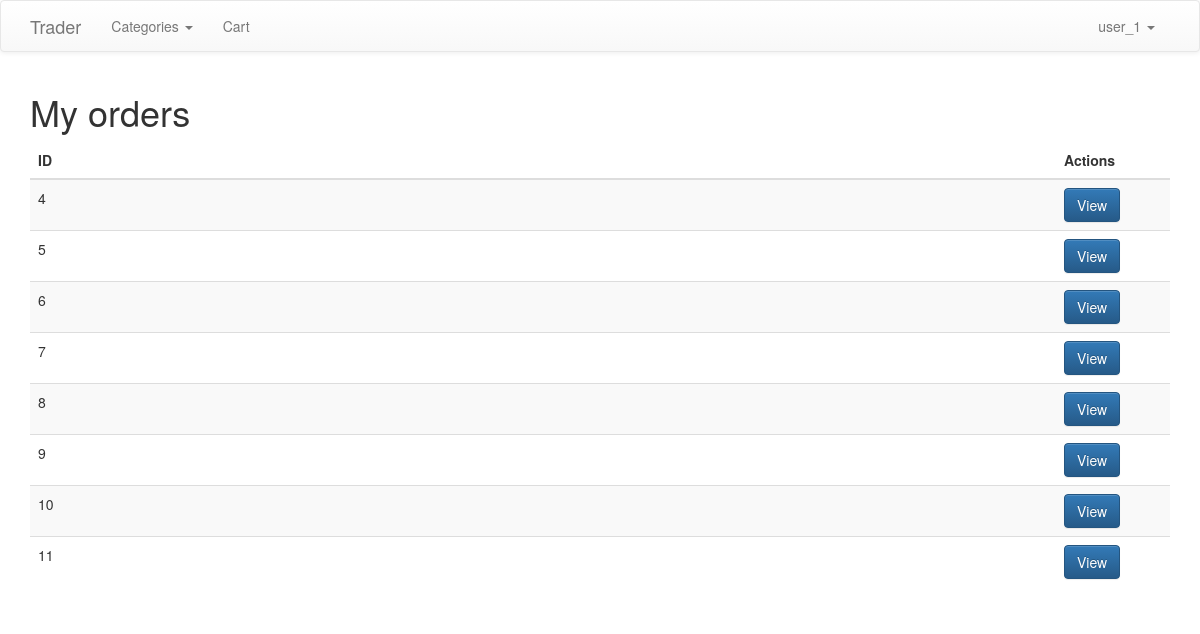
Page /my_orders.php (signed in) on the earlier database version.
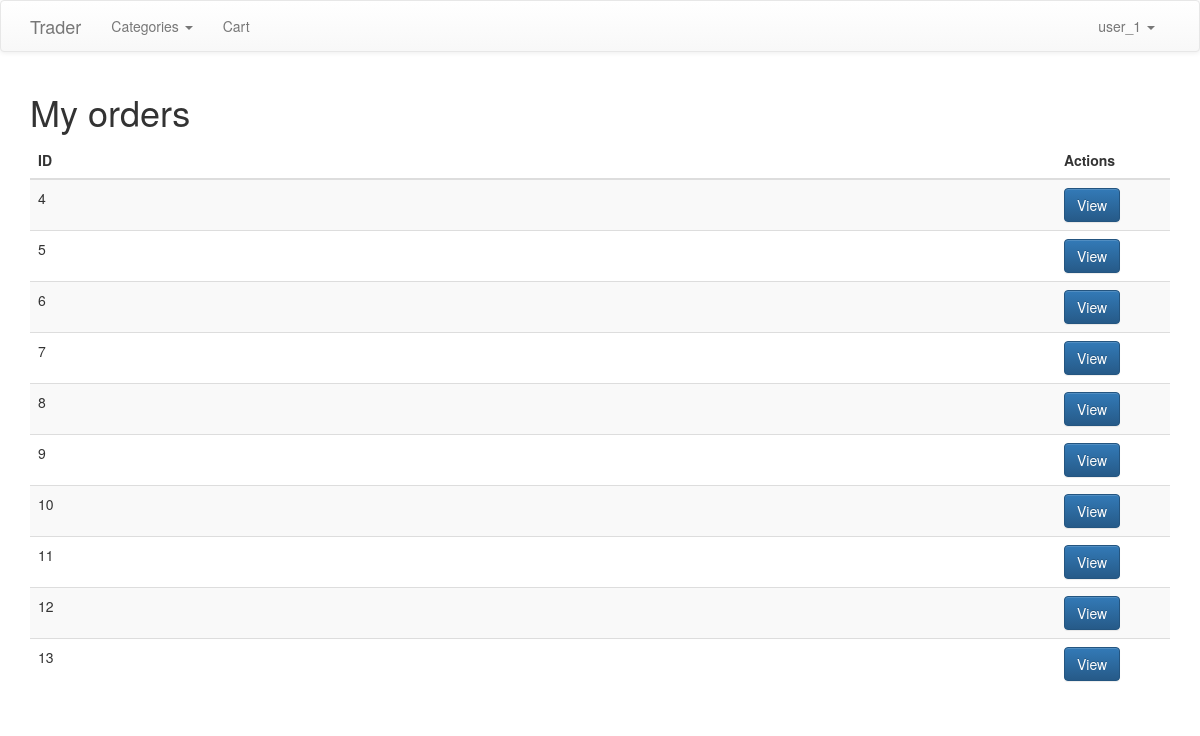
Same page on the later database version.
### tables this page shows
CREATE TABLE IF NOT EXISTS `orders` (
  `order_id` int(11) NOT NULL AUTO_INCREMENT,
  `user_id` int(11) NOT NULL,
  `fname` varchar(255) NOT NULL,
  `lname` varchar(255) NOT NULL,
  `email` varchar(255) NOT NULL,
  `phone` varchar(255) NOT NULL,
  `products` text NOT NULL,
  `quantity` text NOT NULL,
  `address` text NOT NULL,
  `order_date` timestamp NOT NULL DEFAULT CURRENT_TIMESTAMP ON UPDATE CURRENT_TIMESTAMP,
  `status` int(11) NOT NULL DEFAULT '1' COMMENT '1 - order is not resolved, 0 - order is resolved',
  `canceled` int(11) NOT NULL DEFAULT '0' COMMENT '1 - order is canceled, 0 - order is not canceled',
  PRIMARY KEY (`order_id`)
);

### config.php (called while the page is built, shortened)
<?php
$base_path = "http://localhost/trader";

### my_orders.php (the view, shortened to what this page needs)
<?php
include('config.php');
?>
<!DOCTYPE html>
<html lang="en">
<head>
	<link rel="stylesheet" href="https://maxcdn.bootstrapcdn.com/bootstrap/3.3.4/css/bootstrap.min.css">
	<link rel="stylesheet" href="https://maxcdn.bootstrapcdn.com/bootstrap/3.3.4/css/bootstrap-theme.min.css">
</head>
<body>
	<?php include('template_parts/header.php'); ?>
	<div class="container">
		<h1>My orders</h1>
		<table class="table table-striped">
			<thead>
				<tr>
					<th width="90%">ID</th>
					<th>Actions</th>
				</tr>
			</thead>
			<tbody>
				<?php
				$orders = $db->query("SELECT * FROM orders WHERE user_id='" . $_SESSION['user_id'] . "'");
				while($row = $orders->fetch_assoc()) {
				?>
				<tr>
					<td><?php echo $row['order_id'] ?></td>
					<td>
						<a href="<?php echo $base_path; ?>/view_order.php?order_id=<?php echo $row['order_id']; ?>" class="btn btn-primary">View</a>
					</td>
				</tr>
				<?php
				}
				?>
			</tbody>
		</table>
	</div>
</body>
</html>

Differences in the rows shown:
added orders: order_id "12"
added orders: order_id "13"
